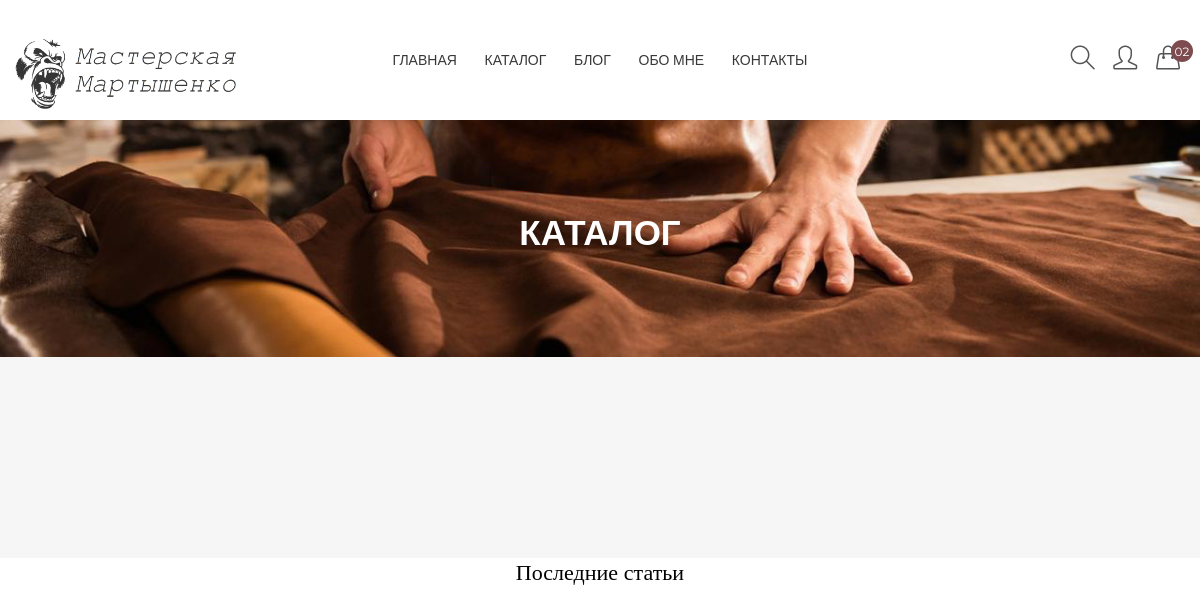
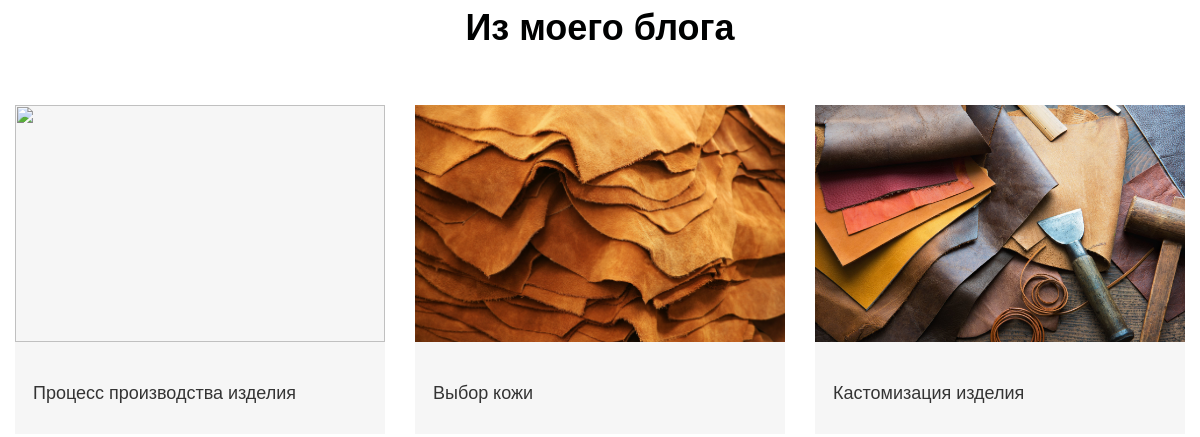
Page /shop/ (upper part) on the earlier database version (2 pictures, top to bottom).
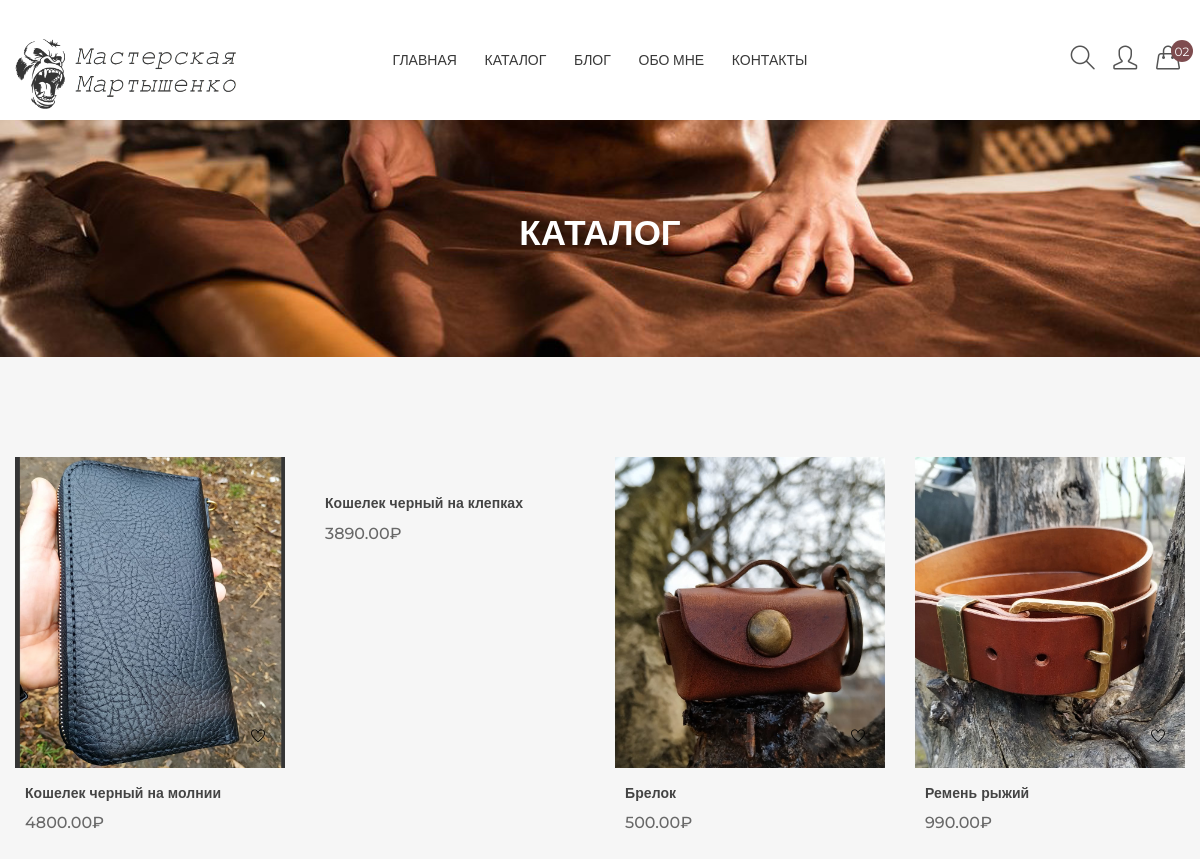
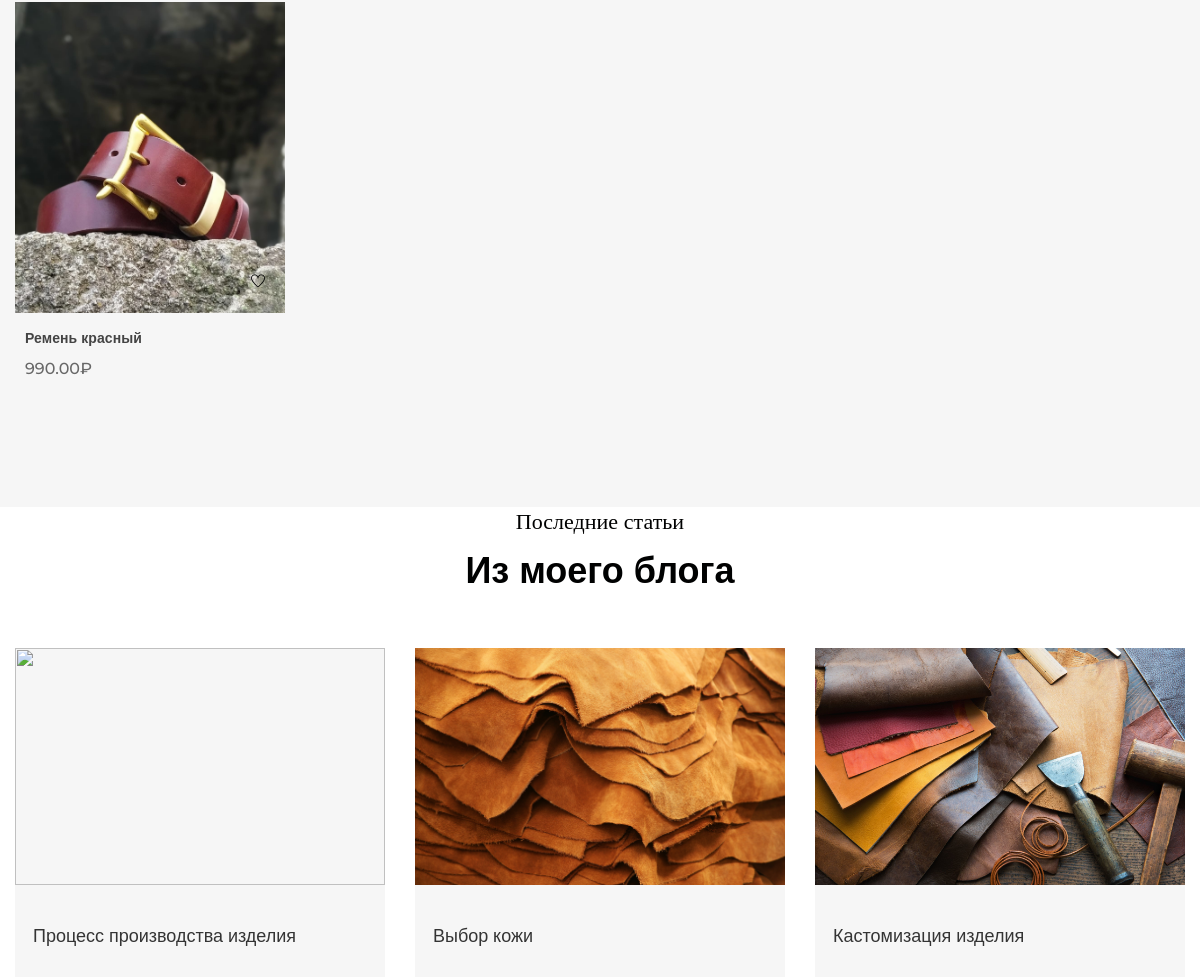
Same page on the later database version (2 pictures, top to bottom).
### shop/models.py (models this page shows, shortened)
class Product(models.Model):
	name = models.CharField(max_length=255, verbose_name='product_name')
	code = models.CharField(max_length=255, verbose_name='product_code')
	price = models.DecimalField(max_digits=20, decimal_places=2)
	unit = models.CharField(max_length=255, blank=True, null=True)
	image1 = models.ImageField(upload_to="static/img/products", height_field=None, width_field=None)
	image2 = models.ImageField(upload_to="static/img/products", height_field=None, width_field=None, blank=True, null=True)
	image3 = models.ImageField(upload_to="static/img/products", height_field=None, width_field=None, blank=True, null=True)
	note = models.TextField(blank=True, null=True)
	class Meta:
		ordering = ['pk']

### shop/views.py (the view)
# urls.py: path('', views.ProductsListView.as_view(), name='shop'),
class ProductsListView(ListView):
	model = Product
	template_name = 'shop-page.html'

### templates/shop-page.html (shortened to what this page needs)
{% extends 'base.html' %}
{% load static %}
{% block home %}
<li><a href="{% url 'index' %}">ГЛАВНАЯ</a></li>
{% endblock home %}
{% block container %}
        <div class="breadcrumb-area pt-95 pb-95 bg-img" style="background-image:url({% static 'img/banner/banner-2.jpg' %});">
            <div class="container">
                <div class="breadcrumb-content text-center">
                    <h2>Каталог</h2>
                </div>
            </div>
        </div>
        <div class="shop-area pt-100 pb-100 gray-bg">
            <div class="container">
                <div class="row flex-row-reverse">
                    <div class="col-lg-12">
                        <div class="grid-list-product-wrapper">
                            <div class="product-view product-grid">
                                <div class="row">
                                    {% for product in object_list %}
                                        <div class="product-width col-lg-3 col-xl-3 col-md-6 col-sm-6">
                                            <div class="product-wrapper mb-10">
                                                <div class="product-img">
                                                    <a href="{% url 'shop:shop_detail' product.pk %}">
                                                        <img  src="../{{ product.image1 }}" alt="">
                                                    </a>
                                                    <div class="product-action-wishlist">
                                                        <a title="Wishlist" href="#">
                                                            <i class="ti-heart"></i>
                                                        </a>
                                                    </div>
                                                </div>
                                                <div class="product-content">
                                                    <h4><a href="product-details.html">{{ product.name }}</a></h4>
                                                    <div class="product-price">
                                                        <span class="new">{{ product.price }}₽</span>
                                                    </div>
                                                </div>
                                            </div>
                                        </div>
                                    {% endfor %}
                                </div>
                            </div>
                        </div>
                    </div>
                </div>
            </div>
        </div>
{% endblock container %}

### templates/base.html (shortened to what this page needs)
{% load static %}
<!doctype html>
<html class="no-js" lang="zxx">
    <head>
        <link rel="stylesheet" href="{% static 'css/bootstrap.min.css' %}">
        <link rel="stylesheet" href="{% static 'css/animate.css' %}">
        <link rel="stylesheet" href="{% static 'css/simple-line-icons.css' %}">
        <link rel="stylesheet" href="{% static 'css/themify-icons.css' %}">
        <link rel="stylesheet" href="{% static 'css/owl.carousel.min.css' %}">
        <link rel="stylesheet" href="{% static 'css/slick.css' %}">
        <link rel="stylesheet" href="{% static 'css/meanmenu.min.css' %}">
        <link rel="stylesheet" href="{% static 'css/style.css' %}">
        <link rel="stylesheet" href="{% static 'css/responsive.css' %}">
    </head>
    <body>
        <header class="header-area">
            <div class="header-bottom transparent-bar">
                <div class="container">
                    <div class="row">
                        <div class="col-xl-2 col-lg-3 col-md-4 col-sm-4 col-5">
                            <div class="logo pt-39">
                                <a href="{% url 'index' %}"><img width="300" height="70" alt="" src="{% static 'img/logo/main_logo_dark.png' %}"></a>
                            </div>
                        </div>
                        <div class="col-xl-8 col-lg-7 d-none d-lg-block">
                            <div class="main-menu text-center">
                                <nav>
                                    <ul>
                                        {% block home %}{% endblock home %}
                                        <li class="mega-menu-position"><a href="{% url 'shop:shop' %}">КАТАЛОГ</a>
                                        </li>
                                        <li><a href="blog-leftsidebar.html">Блог</a>
                                        </li>
                                        <li><a href="{% url 'about' %}">Обо мне</a></li>
                                        <li><a href="{% url 'contact' %}">Контакты</a></li>
                                    </ul>
                                </nav>
                            </div>
                        </div>
                        <div class="col-xl-2 col-lg-2 col-md-8 col-sm-8 col-7">
                            <div class="search-login-cart-wrapper">
                                <div class="header-search same-style">
                                    <button class="search-toggle">
                                        <i class="icon-magnifier s-open"></i>
                                    </button>
                                </div>
                                <div class="header-login same-style">
                                    <button class="icon-cart">
                                        <i class="icon-user icons"></i>
                                    </button>
                                </div>
                                <div class="header-cart same-style">
                                    <button class="icon-cart">
                                        <i class="icon-handbag"></i>
                                        <span class="count-style">02</span>
                                    </button>
                                </div>
                            </div>
                        </div>
                    </div>
                </div>
            </div>
        </header>
{% block container %}
{% endblock container %}
		<div class="blog-area pb-70">
		    <div class="container">
		        <div class="section-title text-center mb-60">
                    <h4>Последние статьи</h4>
                    <h2>Из моего блога</h2>
                </div>
                <div class="row">
                    <div class="col-lg-4 col-md-6">
                        <div class="blog-wrapper mb-30 gray-bg">
                            <div class="blog-img hover-effect">
                                <a href="blog-details.html"><img width="370" height="237" alt="" src="{% static 'img/blog/blog1.jpg' %}"></a>
                            </div>
                            <div class="blog-content">
                                <h4><a href="blog-details.html">Процесс производства изделия</a></h4>
                            </div>
                        </div>
                    </div>
                    <div class="col-lg-4 col-md-6">
                        <div class="blog-wrapper mb-30 gray-bg">
                            <div class="blog-img hover-effect">
                                <a href="blog-details.html"><img width="370" height="237" alt="" src="{% static 'img/blog/blog2.jpg' %}"></a>
                            </div>
                            <div class="blog-content">
                                <h4><a href="blog-details.html">Выбор кожи</a></h4>
                            </div>
                        </div>
                    </div>
                    <div class="col-lg-4 col-md-6">
                        <div class="blog-wrapper mb-30 gray-bg">
                            <div class="blog-img hover-effect">
                                <a href="blog-details.html"><img width="370" height="237" alt="" src="{% static 'img/blog/blog3.jpg' %}"></a>
                            </div>
                            <div class="blog-content">
                                <h4><a href="blog-details.html">Кастомизация изделия</a></h4>
                            </div>
                        </div>
                    </div>
                </div>
		    </div>
		</div>
    </body>
</html>

### static/css/responsive.css (style rules this page uses)
@media (min-width: 992px) and (max-width: 1200px) { .main-menu li { padding: 0 12px; } }
@media (min-width: 992px) and (max-width: 1200px) { .search-login-cart-wrapper { padding: 46px 5px 0 0; } }
@media (min-width: 992px) and (max-width: 1200px) { .same-style { margin-left: 15px; } }
@media (min-width: 992px) and (max-width: 1200px) { .blog-content > h4 { font-size: 18px; } }
@media (min-width: 992px) and (max-width: 1200px) { .blog-content { padding: 26px 18px; } }

Differences in the rows shown:
added Product: image1 (picture), name "Кошелек черный на молнии", price "4800.00"
added Product: name "Кошелек черный на клепках", price "3890.00"
added Product: image1 (picture), name "Брелок", price "500.00"
added Product: image1 (picture), name "Ремень рыжий", price "990.00"
added Product: image1 (picture), name "Ремень красный", price "990.00"
